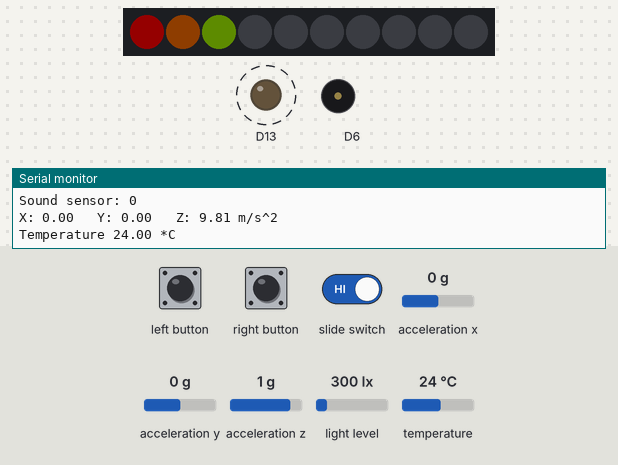
A sketch run on a simulated Adafruit Circuit Playground Express. Parts: 10 RGB LEDs in strip order, left to right, output pins drawn as LEDs (lit = HIGH), buzzer (waves = sounding), the last lines printed to the serial monitor. Dashed ring = blinking. Inputs (shaded band) come from the test bench; at power-on: acceleration x 0 g, acceleration y 0 g, acceleration z 1 g, light level 300 lx, temperature 24 °C. Dim RGB values are drawn brighter than linear.

Above: at 1.6 s.
1.7 s: slide switch set LOW
At 1.87 s:
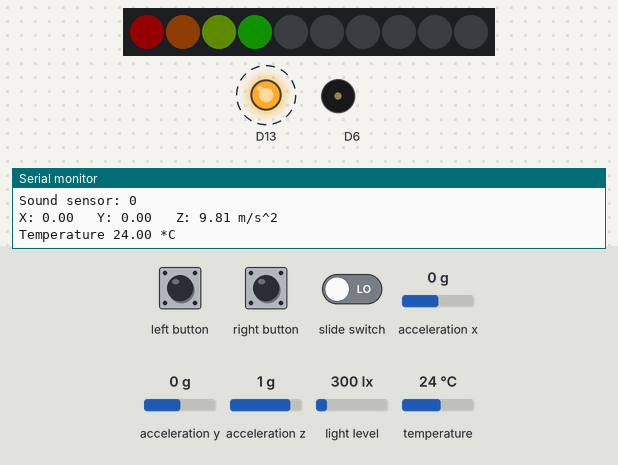
At 3.84 s:
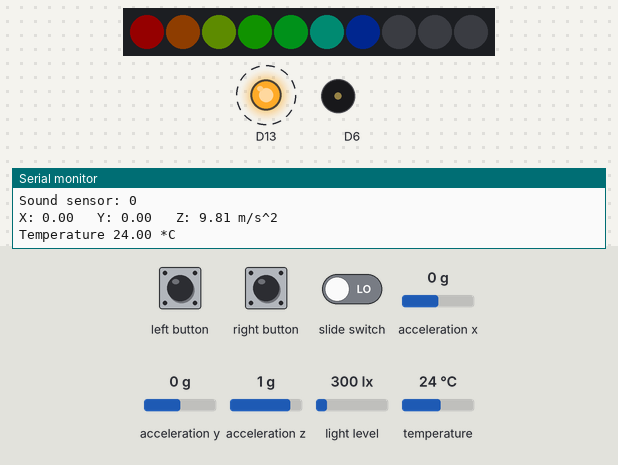
9.4 s: slide switch set HIGH
At 10.16 s:
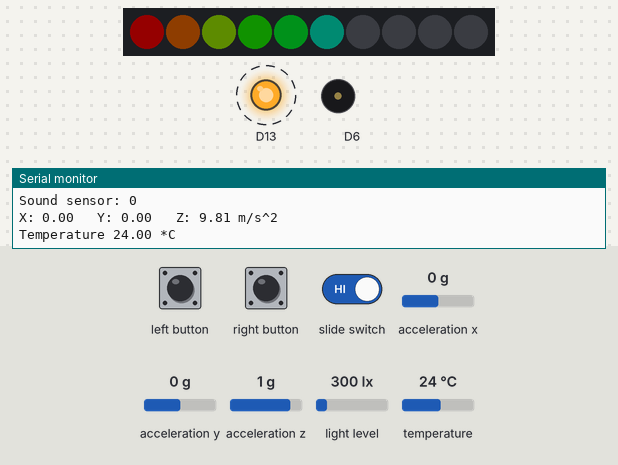
Timing chart, 0 to 11.9 s (numbered marks = the images above; inputs shaded):
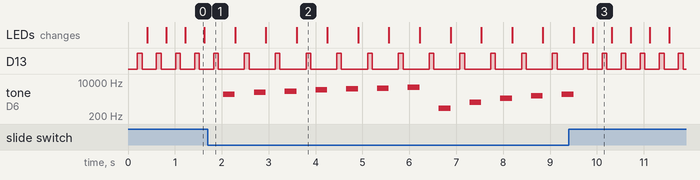

Measured:
- after the input at 1.7 s, D13: alternates HIGH for 0.10 s and LOW for 0.56 s, starting after 0.78 s; tone on D6: plays 2500 Hz for 0.25 s, 3000 Hz for 0.25 s, 3500 Hz for 0.25 s, 4000 Hz for 0.25 s, 4500 Hz for 0.25 s, 5000 Hz for 0.25 s … (12 notes in this stretch), starting after 0.33 s
- after the input at 9.4 s, D13: alternates HIGH for 0.10 s and LOW for 0.31 s, starting after 0.71 s; tone on D6: goes on until 9.5 s, then stays silent
- by itself, D13: alternates HIGH for 0.10 s and LOW for 0.31 s
- what the display in image 0 shows lasts 0.4 s, from 1.2 s to 1.6 s
- what the display in image 2 shows lasts 0.7 s, from 3.6 s to 4.3 s

The sketch:

DemoToComment.ino
```cpp
//Meghan Jimenez
//Intro Engineering
//Assignment 1

// Demo program for testing library and board - flip the switch to turn on/off buzzer

#include <Adafruit_CircuitPlayground.h> //imports libraries
#include <Wire.h>
#include <SPI.h>

// we light one pixel at a time, this is our counter
uint8_t pixeln = 0;

void setup() {
  //while (!Serial);
  Serial.begin(9600); //Start sending things to the serial monitor
  Serial.println("Circuit Playground test!"); //Write that sentence to the serial monitor

  CircuitPlayground.begin(); //Initializes (starts) the board
}


void loop() {
  delay(200);
  // test Red #13 LED
  CircuitPlayground.redLED(HIGH); //turns red LED on
  delay(100); //waits 100ms
  CircuitPlayground.redLED(LOW);//turns red LED off
  delay(100); //waits 100ms

  /************* TEST CAPTOUCH */
  Serial.print("Capsense #3: "); Serial.println(CircuitPlayground.readCap(3)); //reads the 8 capacative touch sensors
  Serial.print("Capsense #2: "); Serial.println(CircuitPlayground.readCap(2)); //and outputs the result to the serial
  Serial.print("Capsense #0: "); Serial.println(CircuitPlayground.readCap(0)); //monitor
  Serial.print("Capsense #1: "); Serial.println(CircuitPlayground.readCap(1));
  Serial.print("Capsense #12: "); Serial.println(CircuitPlayground.readCap(12));
  Serial.print("Capsense #6: "); Serial.println(CircuitPlayground.readCap(6));
  Serial.print("Capsense #9: "); Serial.println(CircuitPlayground.readCap(9));
  Serial.print("Capsense #10: "); Serial.println(CircuitPlayground.readCap(10));

  /************* TEST SLIDE SWITCH */
  if (CircuitPlayground.slideSwitch()) {
    Serial.println("Slide to the left"); //When the switch moves to the left, print that
  } else {
    Serial.println("Slide to the right"); //when the switch moves right, print that and make sounds of
    CircuitPlayground.playTone(500 + pixeln * 500, 250); //increasing pitch
  }

  /************* TEST 10 NEOPIXELS */

 /*
  * Increses pixeln by 1 every time through. The colorWheel part is used to make the color further down the
  * color wheel for each pixel by multiplying the pixel number by 25 to get the RGB value
  */
  CircuitPlayground.setPixelColor(pixeln++, CircuitPlayground.colorWheel(25 * pixeln));
  //reset the pixels once it has gone all the way around
  if (pixeln == 11) {
    pixeln = 0;
    CircuitPlayground.clearPixels();
  }

  /************* TEST BOTH BUTTONS */
  if (CircuitPlayground.leftButton()) {
    Serial.println("Left button pressed!"); //say that the left button has been pressed
  }
  if (CircuitPlayground.rightButton()) {
    Serial.println("Right button pressed!"); //say that the right button has been pressed
  }

  /************* TEST LIGHT SENSOR */
  Serial.print("Light sensor: ");
  Serial.println(CircuitPlayground.lightSensor()); //print the output of the light Sensor

  /************* TEST SOUND SENSOR */
  Serial.print("Sound sensor: ");
  Serial.println(CircuitPlayground.soundSensor()); //print the output of the sound sensor

  /************* TEST ACCEL */
  // Display the results (acceleration is measured in m/s*s)
  //Write out the accelerometer
  Serial.print("X: "); Serial.print(CircuitPlayground.motionX());
  Serial.print(" \tY: "); Serial.print(CircuitPlayground.motionY());
  Serial.print(" \tZ: "); Serial.print(CircuitPlayground.motionZ());
  Serial.println(" m/s^2");

  /************* TEST THERMISTOR */
  Serial.print("Temperature ");
  Serial.print(CircuitPlayground.temperature()); //print the outpt of the temperature sensor
  Serial.println(" *C");
}
```
